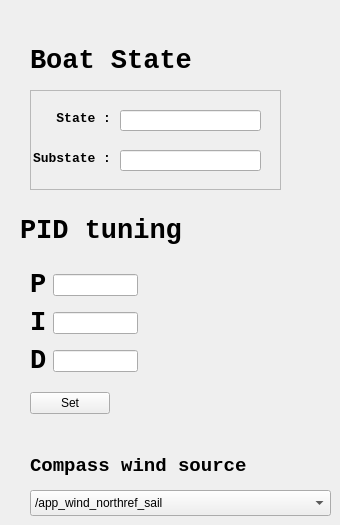
      <widget class="QWidget" name="tab_2">
       <property name="enabled">
        <bool>true</bool>
       </property>
       <attribute name="title">
        <string>Developer</string>
       </attribute>
       <widget class="QLabel" name="lblControl_3">
        <property name="geometry">
         <rect>
          <x>20</x>
          <y>210</y>
          <width>221</width>
          <height>41</height>
         </rect>
        </property>
        <property name="font">
         <font>
          <family>Liberation Mono</family>
          <pointsize>20</pointsize>
          <weight>75</weight>
          <bold>true</bold>
         </font>
        </property>
        <property name="text">
         <string>PID tuning</string>
        </property>
       </widget>
       <widget class="QFrame" name="frame_5">
        <property name="geometry">
         <rect>
          <x>30</x>
          <y>90</y>
          <width>251</width>
          <height>100</height>
         </rect>
        </property>
        <property name="frameShape">
         <enum>QFrame::StyledPanel</enum>
        </property>
        <property name="frameShadow">
         <enum>QFrame::Raised</enum>
        </property>
        <widget class="QLineEdit" name="txtState">
         <property name="enabled">
          <bool>true</bool>
         </property>
         <property name="geometry">
          <rect>
           <x>90</x>
           <y>20</y>
           <width>141</width>
           <height>21</height>
          </rect>
         </property>
         <property name="readOnly">
          <bool>true</bool>
         </property>
        </widget>
        <widget class="QLineEdit" name="txtSubstate">
         <property name="enabled">
          <bool>true</bool>
         </property>
         <property name="geometry">
          <rect>
           <x>90</x>
           <y>60</y>
           <width>141</width>
           <height>21</height>
          </rect>
         </property>
         <property name="readOnly">
          <bool>true</bool>
         </property>
        </widget>
        <widget class="QLabel" name="label_22">
         <property name="geometry">
          <rect>
           <x>-20</x>
           <y>20</y>
           <width>101</width>
           <height>16</height>
          </rect>
         </property>
         <property name="font">
          <font>
           <family>Monospace</family>
           <pointsize>10</pointsize>
           <weight>75</weight>
           <italic>false</italic>
           <bold>true</bold>
          </font>
         </property>
         <property name="text">
          <string>State :</string>
         </property>
         <property name="alignment">
          <set>Qt::AlignRight|Qt::AlignTrailing|Qt::AlignVCenter</set>
         </property>
        </widget>
        <widget class="QLabel" name="label_23">
         <property name="geometry">
          <rect>
           <x>-50</x>
           <y>60</y>
           <width>131</width>
           <height>16</height>
          </rect>
         </property>
         <property name="font">
          <font>
           <family>Monospace</family>
           <pointsize>10</pointsize>
           <weight>75</weight>
           <italic>false</italic>
           <bold>true</bold>
          </font>
         </property>
         <property name="text">
          <string>Substate :</string>
         </property>
         <property name="alignment">
          <set>Qt::AlignRight|Qt::AlignTrailing|Qt::AlignVCenter</set>
         </property>
        </widget>
       </widget>
       <widget class="QLabel" name="lblActuatorStatus_6">
        <property name="geometry">
         <rect>
          <x>30</x>
          <y>40</y>
          <width>221</width>
          <height>41</height>
         </rect>
        </property>
        <property name="font">
         <font>
          <family>Liberation Mono</family>
          <pointsize>20</pointsize>
          <weight>75</weight>
          <bold>true</bold>
         </font>
        </property>
        <property name="text">
         <string>Boat State</string>
        </property>
       </widget>
       <widget class="QWidget" name="layoutWidget">
        <property name="geometry">
         <rect>
          <x>30</x>
          <y>260</y>
          <width>108</width>
          <height>165</height>
         </rect>
        </property>
       <layout class="QVBoxLayout" name="verticalLayout_2">
         <item>
          <layout class="QGridLayout" name="gridLayout_3">
           <item row="0" column="0">
            <widget class="QLabel" name="lblP">
             <property name="font">
              <font>
               <family>Liberation Mono</family>
               <pointsize>20</pointsize>
               <weight>75</weight>
               <bold>true</bold>
              </font>
             </property>
             <property name="text">
              <string>P</string>
             </property>
            </widget>
           </item>
           <item row="0" column="1">
            <widget class="QLineEdit" name="txtPInput">
             <property name="sizePolicy">
              <sizepolicy hsizetype="Expanding" vsizetype="Maximum">
               <horstretch>0</horstretch>
               <verstretch>0</verstretch>
              </sizepolicy>
             </property>
            </widget>
           </item>
           <item row="1" column="0">
            <widget class="QLabel" name="lblI">
             <property name="font">
              <font>
               <family>Liberation Mono</family>
               <pointsize>20</pointsize>
               <weight>75</weight>
               <bold>true</bold>
              </font>
             </property>
             <property name="text">
              <string>I</string>
             </property>
            </widget>
           </item>
           <item row="1" column="1">
            <widget class="QLineEdit" name="txtIInput">
             <property name="sizePolicy">
              <sizepolicy hsizetype="Expanding" vsizetype="Maximum">
               <horstretch>0</horstretch>
               <verstretch>0</verstretch>
              </sizepolicy>
             </property>
            </widget>
           </item>
           <item row="2" column="0">
            <widget class="QLabel" name="lblD">
             <property name="font">
              <font>
               <family>Liberation Mono</family>
               <pointsize>20</pointsize>
               <weight>75</weight>
               <bold>true</bold>
              </font>
             </property>
             <property name="text">
              <string>D</string>
             </property>
            </widget>
           </item>
           <item row="2" column="1">
            <widget class="QLineEdit" name="txtDInput">
             <property name="sizePolicy">
              <sizepolicy hsizetype="Expanding" vsizetype="Maximum">
               <horstretch>0</horstretch>
               <verstretch>0</verstretch>
              </sizepolicy>
             </property>
            </widget>
           </item>
          </layout>
         </item>
         <item>
          <widget class="QPushButton" name="btnSetIntegral">
           <property name="sizePolicy">
            <sizepolicy hsizetype="Fixed" vsizetype="Fixed">
             <horstretch>0</horstretch>
             <verstretch>0</verstretch>
            </sizepolicy>
           </property>
           <property name="styleSheet">
            <string notr="true"/>
           </property>
           <property name="text">
            <string>Set</string>
           </property>
         </widget>
        </item>
       </layout>
      </widget>
      <widget class="QLabel" name="lblCompassWindSource">
       <property name="geometry">
        <rect>
         <x>30</x>
         <y>450</y>
         <width>301</width>
         <height>31</height>
        </rect>
       </property>
       <property name="font">
        <font>
         <family>Liberation Mono</family>
         <pointsize>14</pointsize>
         <weight>75</weight>
         <bold>true</bold>
        </font>
       </property>
       <property name="text">
        <string>Compass wind source</string>
       </property>
      </widget>
      <widget class="QComboBox" name="cmbCompassWindSource">
       <property name="geometry">
        <rect>
         <x>30</x>
         <y>490</y>
         <width>301</width>
         <height>26</height>
        </rect>
       </property>
       <item>
        <property name="text">
         <string>/app_wind_northref_sail</string>
        </property>
       </item>
       <item>
        <property name="text">
         <string>/app_wind_northref_vessel</string>
        </property>
       </item>
       <item>
        <property name="text">
         <string>/wind_true/filtered/weighted</string>
        </property>
       </item>
      </widget>
     </widget>
